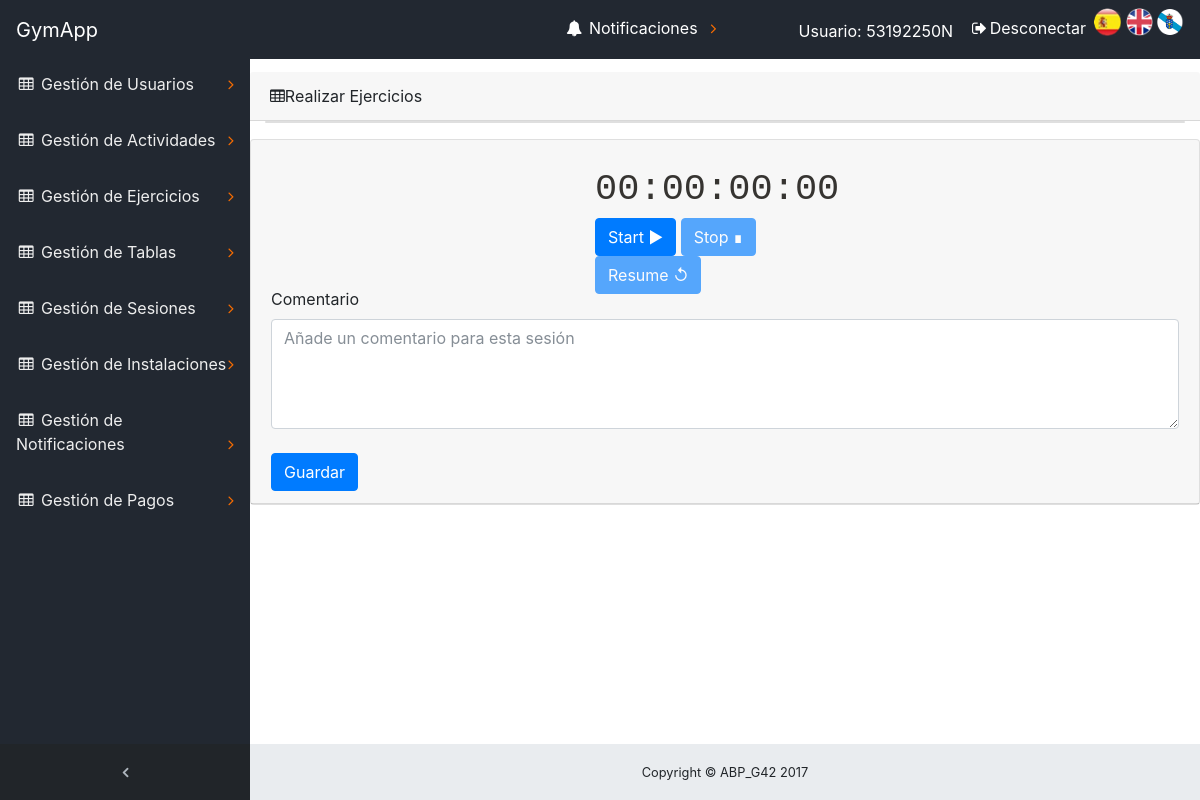
Page /ABP/index.php?controller=SesionEntrenamiento&action=realizarTabla&idTabla=1 (signed in) on the earlier database version.
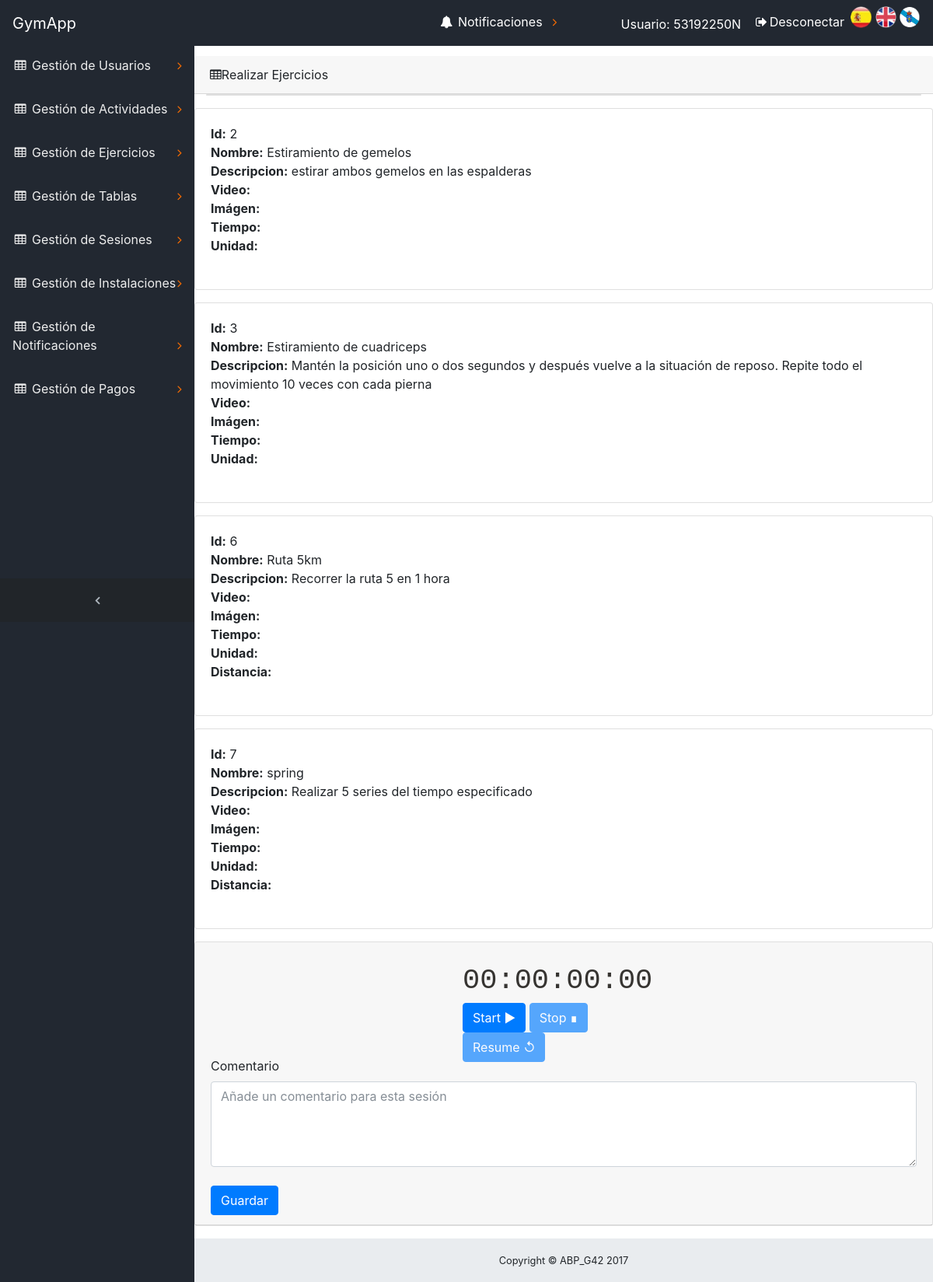
Same page on the later database version.
### tables this page shows
CREATE TABLE `ejercicio` (
  `idEjercicio` bigint(20) NOT NULL,
  `nombre` varchar(60) DEFAULT NULL,
  `descripcion` text,
  `video` binary(1) DEFAULT NULL,
  `imagen` binary(1) DEFAULT NULL
);

### ABP/core/ViewManager.php (called while the page is built, shortened)
<?php
class ViewManager {
	private $variables = array();
	public function setVariable($varname, $value, $flash=false) {
		$this->variables[$varname] = $value;
	}
	public function getVariable($varname, $default=NULL) {
		if (!isset($this->variables[$varname])) {
			return $default;
		}
		return $this->variables[$varname];
	}
	public function render($controller, $viewname) {
		include(__DIR__ . "/../view/$controller/$viewname.php");
	}
	private static $viewmanager_singleton = NULL;
	public static function getInstance() {
		if (self::$viewmanager_singleton == null) {
			self::$viewmanager_singleton = new ViewManager();
		}
		return self::$viewmanager_singleton;
	}
}

### ABP/controller/SesionEntrenamientoController.php (called while the page is built, shortened)
<?php
require_once(__DIR__."/../core/ViewManager.php");
require_once(__DIR__ . "/../model/TablaMapper.php");
require_once(__DIR__ . "/../model/EjercicioMapper.php");
class SesionEntrenamientoController extends BaseController{
    private $tablaMapper;
    public function __construct() {
        $this->tablaMapper = new TablaMapper();
    }
    public function realizarTabla(){
        $listaEjercicios = array();
        $carioMapper = new EjercicioCardioMapper();
        $estiramientoMapper = new EjercicioEstiramientoMapper();
        $muscularMapper = new EjercicioMuscularMapper();
        $ejercicios=$this->tablaMapper->findEjerciciosById($_GET["idTabla"]);
        foreach ($ejercicios as $ejercicio) {
            if($carioMapper->esCardio($ejercicio->getIdEjercicio())){
                $ejercicioCompleto=$carioMapper->getCardioById($ejercicio->getIdEjercicio());
            }elseif($estiramientoMapper->esEstiramiento($ejercicio->getIdEjercicio())){
                $ejercicioCompleto=$estiramientoMapper->getEstiramientoById($ejercicio->getIdEjercicio());
            }else{
                $ejercicioCompleto=$muscularMapper->getMuscularById($ejercicio->getIdEjercicio());
            }
             array_push($listaEjercicios, $ejercicioCompleto);
        }
        array_push($listaEjercicios);
        $this->view->setVariable("ejercicios",$listaEjercicios);
        $this->view->render("sesionEntrenamiento", "realizarEjercicio");
    }
}
?>

### ABP/index.php (called while the page is built, shortened)
<?php
function run() {
	try {
		$controller = loadController($_GET["controller"]);
		$actionName = $_GET["action"];
		$controller->$actionName();
	} catch(Exception $ex) {
		die("An exception occured!!!!!".$ex->getMessage());
	}
}
function loadController($controllerName) {
	return new $controllerClassName();
}
run();
?>

### ABP/core/I18n.php (called while the page is built, shortened)
<?php
class I18n {
	private $messages;
	public function setLanguage($language) {
		$this->messages = $i18n_messages;
	}
	public function i18n($key) {
		if (isset($this->messages[$key])){
			return $this->messages[$key];
		}else{
			return $key;
		}
	}
	private static $i18n_singleton = null;
	public static function getInstance() {
		if (self::$i18n_singleton == NULL) {
			self::$i18n_singleton = new I18n();
		}
		return self::$i18n_singleton;
	}
}
function i18n($key) {
	return I18n::getInstance()->i18n($key);
}

### ABP/model/EjercicioEstiramiento.php (called while the page is built, shortened)
<?php
require_once(__DIR__."/Ejercicio.php");
class EjercicioEstiramiento extends Ejercicio
{
	Private $idEjercicio;
    function __construct($idEjercicio=NULL, $nombre=NULL, $descripcion=NUKL, $video=NULL, $imagen=NULL, $tiempo=NULL,
    	$unidad=NULL){
        $this->idEjercicio = $idEjercicio;
	}
	public function getIdEjercicio(){
		return $this->idEjercicio;
	}
}
?>

### ABP/model/EjercicioMapper.php (called while the page is built, shortened)
<?php
require_once(__DIR__."/../core/Access_DB.php");
require_once(__DIR__."/Ejercicio.php");
Class EjercicioMapper{
	protected $db;
	public function __construct(){
		$this->db=PDOConnection::getInstance();
	}
	public function getEjercicioById($idEjercicio){
		$stmt = $this->db->prepare("SELECT * FROM ejercicio WHERE idEjercicio=?");
		$stmt->execute(array($idEjercicio));
		$ejercicio = $stmt->fetch(PDO::FETCH_ASSOC);
		return new Ejercicio($ejercicio["idEjercicio"],$ejercicio["nombre"],$ejercicio["descripcion"],$ejercicio["video"],$ejercicio["imagen"]);
	}
}
?>

### ABP/core/Access_DB.php (called while the page is built, shortened)
<?php
class PDOConnection {
	private static $db_singleton = null;
	public static function getInstance() {
		if (self::$db_singleton == null) {
			self::$db_singleton = new PDO(
			"mysql:host=".HOST.";dbname=".DB.";charset=utf8",
			USER,
			PASS,
			array(
				PDO::ATTR_EMULATE_PREPARES => false,
				PDO::ATTR_ERRMODE => PDO::ERRMODE_EXCEPTION)
			);
		}
		return self::$db_singleton;
	}
}
?>

### ABP/model/EjercicioEstiramientoMapper.php (called while the page is built, shortened)
<?php
require_once(__DIR__."/../core/Access_DB.php");
require_once(__DIR__."/EjercicioMapper.php");
require_once(__DIR__."/Ejercicio.php");
require_once(__DIR__."/EjercicioEstiramiento.php");
Class EjercicioEstiramientoMapper extends EjercicioMapper{
	public function getEstiramientoById($estiramientoId){
		$ejercicio=parent::getEjercicioById($estiramientoId);
		$ejercicioEstiramiento = new EjercicioEstiramiento($ejercicio->getIdEjercicio(),$ejercicio->getNombre(),$ejercicio->getDescripcion(),$ejercicio->getVideo(),$ejercicio->getImagen(),"","");
		return $ejercicioEstiramiento;
	}
}
?>

### ABP/model/TablaMapper.php (called while the page is built, shortened)
<?php
require_once(__DIR__."/../core/Access_DB.php");
Class TablaMapper
{
    protected $db;
    public function __construct()
    {
        $this->db=PDOConnection::getInstance();
    }
    public function findEjerciciosById($idTabla)
    {
        $stmt = $this->db->prepare("SELECT idEjercicio FROM tabla_ejercicios WHERE idTabla=?");
        $stmt->execute(array($idTabla));
        $ejercicios_db = $stmt->fetchAll(PDO::FETCH_ASSOC);
        $tabla_ejercicios= array();
        if($ejercicios_db != null)
        {
            foreach($ejercicios_db as $ejercicio_db)
            {
                $stmt = $this->db->prepare("SELECT * FROM ejercicio WHERE idEjercicio=?");
                $stmt->execute(array($ejercicio_db['idEjercicio']));
                $ejercicio_db = $stmt->fetch(PDO::FETCH_ASSOC);
                $ejercicio = new Ejercicio($ejercicio_db["idEjercicio"],$ejercicio_db["nombre"],$ejercicio_db["descripcion"],$ejercicio_db["video"],$ejercicio_db["imagen"]);
                array_push($tabla_ejercicios, $ejercicio);
            }
        }
        return $tabla_ejercicios;
        }
}
?>

### ABP/view/messages/messages_es.php (called while the page is built)
<?php
    $i18n_messages = array(
    	'Nombre'=> 'Nombre',
    	'Asunto' => 'Asunto',
    	'contenido' => 'contenido',
    	'nombre' => 'nombre',
    	'El atributo '=>'El atributo ',
    	' no puede ser vacío' => ' no puede ser vacío',
    	'Longitud incorrecta. El atributo ' => 'Longitud incorrecta. El atributo ',
    	' debe tener una longitud máxima de '=>' debe tener una longitud máxima de ',
    	' y tiene '=>' y tiene ',
    	'El atributo no sigue el formato correcto. Pruebe example@example.com' => 'El atributo no sigue el formato correcto. Pruebe example@example.com',
    	' contiene caracteres no alfabéticos'=>' contiene caracteres no alfabéticos',
    	' no esta comprendido en ['=>' no esta comprendido en [',
    	' no puede tener mas de ' => ' no puede tener mas de ',
    	'decimales'=>'decimales',
    	' no tiene 8 números seguidos de una letra: FORMATO INCORRECTO!!!'=>' no tiene 8 números seguidos de una letra: FORMATO INCORRECTO!!!',
    	'La letra del DNI no es correcta'=>'La letra del DNI no es correcta',
    	' no tiene un formato válido de telefeno.'=>' no tiene un formato válido de telefeno.',
    	' debe estar compuesto únicamente por digitos.'=>' debe estar compuesto únicamente por digitos.',
        'precio' => 'precio',
        ': activar para ordenar columna ascendentemente'=>': activar para ordenar columna ascendentemente',
        ': activar para ordenar columna descendentemente'=>': activar para ordenar columna descendentemente',
        'Primero' => 'Primero',
        'Último'=>'Último',
        'Siguiente'=>'Siguiente',
        'Anterior'=>'Anterior',
        'Tabla sin datos'=>'Tabla sin datos',
        'Mostrando _START_ a _END_ de _TOTAL_ elementos'=>'Mostrando _START_ a _END_ de _TOTAL_ elementos',
        'Mostrando 0 a 0 de 0 elementos'=>'Mostrando 0 a 0 de 0 elementos',
        '(filtrados de _MAX_ elementos totales)'=>'(filtrados de _MAX_ elementos totales)',
        'Mostrar _MENU_ elementos'=>'Mostrar _MENU_ elementos',
        'Cargando...'=>'Cargando...',
        'Procesando...'=>'Procesando...',
        'Buscar:'=>'Buscar:',
        'No se encontró nada'=>'No se encontró nada',
        'dni' => 'dni',
        'contraseña' => 'contraseña'
    );
?>

### ABP/model/Ejercicio.php (called while the page is built, shortened)
<?php
class Ejercicio
{
    private $idEjercicio;
    private $nombre;
    private $descripcion;
    function __construct($idEjercicio=NULL,$nombre=NULL,$descripcion=NULL,$video=NULL,$imagen=NULL){
    	$this->idEjercicio = $idEjercicio;
        $this->nombre = $nombre;
        $this->descripcion = $descripcion;
}
	public function getIdEjercicio(){
		return $this->idEjercicio;
	}
	public function getNombre(){
		return $this->nombre;
	}
	public function getDescripcion(){
		return $this->descripcion;
	}
}
?>

### ABP/model/EjercicioCardio.php (called while the page is built, shortened)
<?php
require_once(__DIR__."/Ejercicio.php");
class EjercicioCardio extends Ejercicio
{
        function __construct($idEjercicio=NULL, $nombre=NULL, $descripcion=NUKL, $video=NULL, $imagen=NULL, $tiempo=NULL,$unidad=NULL, $distancia=NULL){
            $this->idEjercicio = $idEjercicio;
    }
}
?>

### ABP/model/EjercicioCardioMapper.php (called while the page is built, shortened)
<?php
require_once(__DIR__."/../core/Access_DB.php");
require_once(__DIR__."/EjercicioMapper.php");
require_once(__DIR__."/Ejercicio.php");
require_once(__DIR__."/EjercicioCardio.php");
Class EjercicioCardioMapper extends EjercicioMapper{
	public function getCardioById($cardioId){
		$ejercicio=parent::getEjercicioById($cardioId);
		$ejercicioCardio = new EjercicioCardio($ejercicio->getIdEjercicio(),$ejercicio->getNombre(),$ejercicio->getDescripcion(),$ejercicio->getVideo(),$ejercicio->getImagen(),"","","");
		return $ejercicioCardio;
	}
}
?>

### ABP/View/sesionEntrenamiento/realizarEjercicio.php (the view, shortened to what the rows shown need)
<?php
    $view=ViewManager::getInstance();
    $ejercicios=$view->getVariable("ejercicios");
?>
<html>
    <link rel="stylesheet" href="./view/css/crono.css" type="text/css">
<div class="content-wrapper">
        <?php foreach($ejercicios as $ejercicio){
            if(get_class($ejercicio)=="EjercicioCardio"){?>
                <div class="card mb-3">
                        <div class="card-body">
                            <b><?= i18n("Id") ?>:</b> <?php echo $ejercicio->getIdEjercicio(); ?><br>
                            <b><?= i18n("Nombre") ?>:</b> <?php echo $ejercicio->getNombre(); ?><br>
                            <b><?= i18n("Descripcion") ?>:</b> <?php echo $ejercicio->getDescripcion(); ?><br>
                            <b><?= i18n("Video") ?>:</b> <?php echo $ejercicio->getVideo() ?><br>
                            <b><?= i18n("Imágen") ?>:</b> <?php echo $ejercicio->getImagen(); ?><br>
                            <b><?= i18n("Tiempo") ?>:</b> <?php echo $ejercicio->getTiempo(); ?><br>
                            <b><?= i18n("Unidad") ?>:</b> <?php echo $ejercicio->getUnidad(); ?><br>
                            <b><?= i18n("Distancia") ?>:</b> <?php echo $ejercicio->getDistancia(); ?><br><br>
                        </div>
                </div>
        <?php }
            if(get_class($ejercicio)=="EjercicioEstiramiento"){?>
                        <div class="card mb-3">
                            <div class="card-body">
                                <b><?= i18n("Id") ?>:</b> <?php echo $ejercicio->getIdEjercicio(); ?><br>
                                <b><?= i18n("Nombre") ?>:</b> <?php echo $ejercicio->getNombre(); ?><br>
                                <b><?= i18n("Descripcion") ?>:</b> <?php echo $ejercicio->getDescripcion(); ?><br>
                                <b><?= i18n("Video") ?>:</b> <?php echo $ejercicio->getVideo() ?><br>
                                <b><?= i18n("Imágen") ?>:</b> <?php echo $ejercicio->getImagen(); ?><br>
                                <b><?= i18n("Tiempo") ?>:</b> <?php echo $ejercicio->getTiempo(); ?><br>
                                <b><?= i18n("Unidad") ?>:</b> <?php echo $ejercicio->getUnidad(); ?><br><br>
                            </div>
                        </div>
            <?php }
            if(get_class($ejercicio)=="EjercicioMuscular"){ ?>
            <?php }
}?>
            </div>
</html>

Differences in the rows shown:
added ejercicio: idEjercicio "2", nombre "Estiramiento de gemelos", descripcion "estirar ambos gemelos en las espalderas"
added ejercicio: idEjercicio "3", nombre "Estiramiento de cuadriceps", descripcion "Mantén la posición uno o dos segundos y después vuelve a la situación de reposo. Repite todo el movimiento 10 veces con cada pierna"
added ejercicio: idEjercicio "6", nombre "Ruta 5km", descripcion "Recorrer la ruta 5 en 1 hora"
added ejercicio: idEjercicio "7", nombre "spring", descripcion "Realizar 5 series del tiempo especificado"
